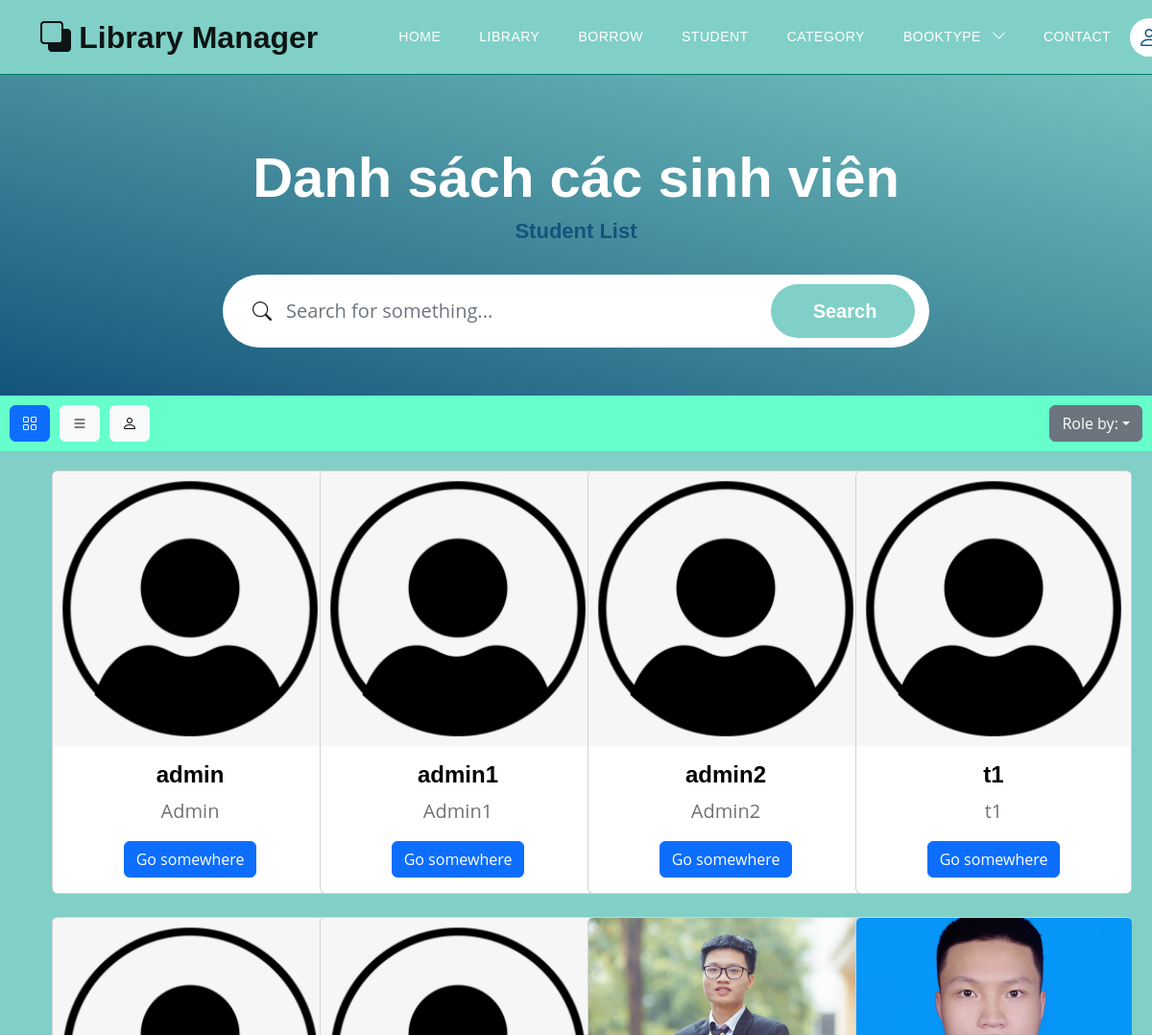
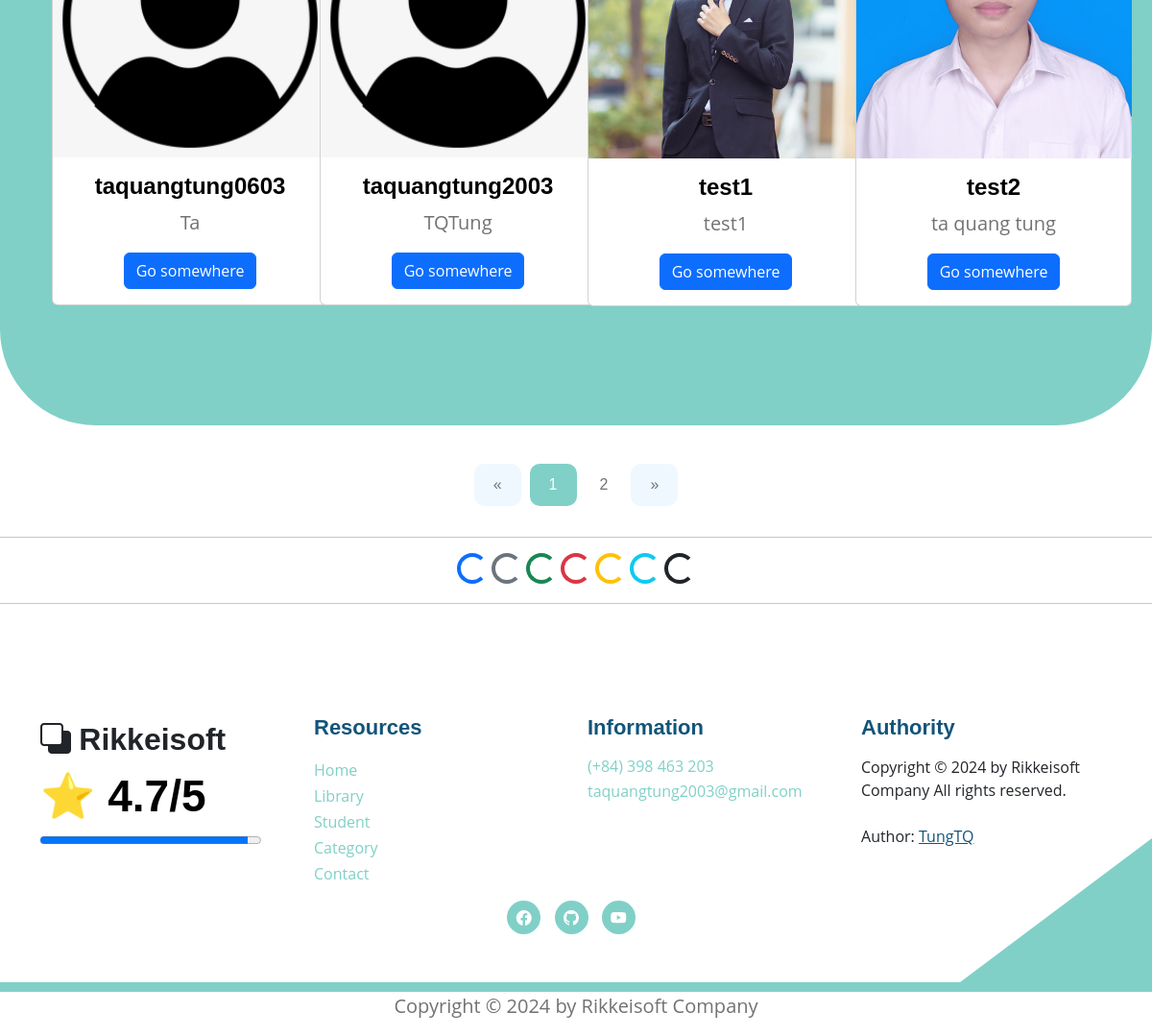
Screenshot of /users?view=0 with the database file from the repository (2 pictures, top to bottom).
### models.py (models this page shows)
class User(Base):
    __tablename__ = 'users'
    username = Column(String(30), primary_key=True, unique=True, index=True)
    fullname = Column(String(100), index=True)
    email = Column(String(100), index=True)
    password = Column(String(100), index=True)
    role = Column(Integer, index=True)
    delete_flag = Column(Integer, index=True)
    avatar = Column(String(500), index=True, nullable=True)     # Trường thông tin avatar
    books = relationship("Book", back_populates="user")
    comments = relationship("CommentBook", back_populates="usercomment")
    join_requests = relationship('JoinAdmin', back_populates='user')

### routers/student.py (the view)
@router.get('/users', response_class=HTMLResponse)
async def get_all_users(request: Request, view: int, page: int = Query(1, gt=0), page_size: int = Query(8, gt=0), page_size2: int = Query(10, gt=0), db: Session = Depends(models.get_db)):
    mean_star = function.get_mean_star(db)
    all_category2 = db.query(models.Category).filter(models.Category.delete_flag != 1).all()
    if view == 0:
        offset = (page - 1) * page_size
        all_users = db.query(models.User).filter(models.User.delete_flag == 0).order_by(models.User.username).offset(offset).limit(page_size).all()
        total_users = db.query(models.User).filter(models.User.delete_flag == 0).count()
        total_pages = (total_users + page_size - 1) // page_size    # Tinh tổng số trang sẽ có
        return templates.TemplateResponse("students/student_list.html", {
            "request": request,
            "all_users": all_users,
            "mean_star": mean_star,
            "page": page,
            "total_users": total_users,
            "total_pages": total_pages,
            "all_category2": all_category2})
    else:
        offset = (page - 1) * page_size2
        all_users = db.query(models.User).filter(models.User.delete_flag == 0).order_by(models.User.username).offset(offset).limit(page_size2).all()
        total_users = db.query(models.User).filter(models.User.delete_flag == 0).count()
        total_pages = (total_users + page_size2 - 1) // page_size2    # Tinh tổng số trang sẽ có
        return templates.TemplateResponse("students/student_doc.html", {
            "request": request,
            "all_users": all_users,
            "mean_star": mean_star,
            "page": page,
            "total_users": total_users,
            "total_pages": total_pages,
            "all_category2": all_category2})

### templates/students/student_list.html (shortened to what this page needs)
{% extends "base.html" %}
{% block content %}
<section class="hero-section d-flex justify-content-center align-items-center" id="section_1"
    style="padding-bottom: 50px;">
    <div class="container">
        <div class="row">
            <div class="col-lg-8 col-12 mx-auto">
                <h1 class="text-white text-center"> Danh sách các sinh viên </h1>
                <h6 class="text-center"> Student List </h6>
                <form action="/users/search_students?view=0" method="get" class="custom-form mt-4 pt-2 mb-lg-0 mb-5"
                    role="search">
                    <div class="input-group input-group-lg">
                        <span class="input-group-text bi-search" id="basic-addon1">
                        </span>
                        <input name="searching" type="search" class="form-control" id="searching"
                            placeholder="Search for something..." aria-label="Search">
                        <button type="submit" class="form-control">Search</button>
                    </div>
                </form>
            </div>
        </div>
    </div>
</section>
<div style="background-color: #66FFCC; display: flex; justify-content: space-between; align-items: center; padding: 10px;">
    <div class="button-container" style="display: flex;">
        <button class="btn btn-primary button" style="margin-right: 10px;">
            <a href="/users?view=0" style="color: inherit; text-decoration: none;">
                <i class="bi bi-grid"></i>
            </a>
        </button>
        <button class="btn btn-light button" style="margin-right: 10px;">
            <a href="/users?view=1" style="color: inherit; text-decoration: none;">
                <i class="bi bi-list"></i>
            </a>
        </button>
        <button class="btn btn-light button">
            <a href="/authority/requirements" style="color: inherit; text-decoration: none;">
                <i class="bi bi-person"></i>
            </a>
        </button>
    </div>
    <div class="dropdown" style="text-align: right;">
        <button class="btn btn-secondary dropdown-toggle" type="button" data-bs-toggle="dropdown" aria-expanded="false">Role by:</button>
    </div>
</div>
<section class="featured-section" style="padding-top: 10px">
    <div class="container">
        <div class="container text-center bg-body-secondary">
            <div style="padding-top: 110px;">
                <div class="row">
                    {% for student in all_users %}
                    <div class="col-md-6 col-lg-4 col-xl-3 mb-4">
                        <div class="card" style="width: 18rem;">
                            {% if student.avatar %}
                                <img src="/static/media/{{student.avatar}}" class="card-img-top"
                                alt="https://placehold.co/200x150"
                                style="object-fit: cover; width:287px; height: 287px;
                                    transition: transform 0.3s ease-in-out, filter 0.3s ease-in-out;"
                                onmouseover="this.style.transform='scale(1.1)'; this.style.filter='brightness(80%)';"
                                onmouseout="this.style.transform='scale(1)'; this.style.filter='brightness(100%)';">
                            {% else %}
                                <img src="/static/images/default_avatar.png" class="card-img-top"
                                alt="https://placehold.co/200x150"
                                style="transition: transform 0.3s ease-in-out, filter 0.3s ease-in-out;"
                                onmouseover="this.style.transform='scale(1.1)'; this.style.filter='brightness(80%)';"
                                onmouseout="this.style.transform='scale(1)'; this.style.filter='brightness(100%)';">
                            {% endif %}
                            <div class="card-body">
                                <h5 class="card-title"> {{student.username}} </h5>
                                <p class="card-text"> {{student.fullname}} </p>
                                {% if request.cookies.get('token') %}
                                <div class="btn-group mt-auto" role="group" aria-label="Button Click">
                                    <a href="users/detail_student?username_choice={{student.username}}" class="btn btn-primary"> Show Infor </a>
                                    <a href="users/get_admin?finded_username={{student.username}}" class="btn btn-warning"> Change Rule </a>
                                </div>
                                {% else %}
                                <a href="users/detail_student?username_choice={{student.username}}" class="btn btn-primary">Go somewhere</a>
                                {% endif %}
                            </div>
                        </div>
                    </div>
                    {% endfor %}
                </div>
            </div>
        </div>
    </div>
</section>
<div style="text-align: center;">
    <nav aria-label="Page navigation example" style="display: inline-block;">
        <ul class="pagination">
            <li class="page-item {% if page == 1 %}disabled{% endif %}">
                <a class="page-link" href="/users?view=0&page={{ page - 1 }}" aria-label="Previous">
                    <span aria-hidden="true">&laquo;</span>
                </a>
            </li>
            {% for num in range(1, total_pages + 1) %}
            <li class="page-item {% if num == page %}active{% endif %}">
                <a class="page-link" href="/users?view=0&page={{ num }}">{{ num }}</a>
            </li>
            {% endfor %}
            <li class="page-item {% if page == total_pages %}disabled{% endif %}">
                <a class="page-link" href="/users?view=0&page={{ page + 1 }}" aria-label="Next">
                    <span aria-hidden="true">&raquo;</span>
                </a>
            </li>
        </ul>
    </nav>
</div>
<hr>
<div style="text-align: center;">
    <div class="spinner-border text-primary" role="status">
    </div>
    <div class="spinner-border text-secondary" role="status">
    </div>
    <div class="spinner-border text-success" role="status">
    </div>
    <div class="spinner-border text-danger" role="status">
    </div>
    <div class="spinner-border text-warning" role="status">
    </div>
    <div class="spinner-border text-info" role="status">
    </div>
    <div class="spinner-border text-dark" role="status">
    </div>
</div>
<hr>
{% endblock content %}

### static/css/templatemo-topic-listing.css (style rules this page uses)
:root { --white-color: #ffffff; --primary-color: #13547a; --secondary-color: #80d0c7; --section-bg-color: #f0f8ff; --custom-btn-bg-color: #80d0c7; --custom-btn-bg-hover-color: #13547a; --dark-color: #000000; --p-color: #717275; --border-color: #7fffd4; --link-hover-color: #13547a; --body-font-family: 'Open Sans', sans-serif; --title-font-family: 'Montserrat', sans-serif; --h1-font-size: 58px; --h2-font-size: 46px; --h3-font-size: 32px; --h4-font-size: 28px; --h5-font-size: 24px; --h6-font-size: 22px; --p-font-size: 20px; --menu-font-size: 14px; --btn-font-size: 18px; --copyright-font-size: 16px; --border-radius-large: 100px; --border-radius-medium: 20px; --border-radius-small: 10px; --font-weight-normal: 400; --font-weight-medium: 500; --font-weight-semibold: 600; --font-weight-bold: 700; }
body { background-color: var(--white-color); font-family: var(--body-font-family); }
h2, h3, h4, h5, h6 { color: var(--dark-color); }
h1, h2, h3, h4, h5, h6 { font-family: var(--title-font-family); font-weight: var(--font-weight-semibold); }
h1 { font-size: var(--h1-font-size); font-weight: var(--font-weight-bold); }
h5 { font-size: var(--h5-font-size); }
h6 { color: var(--primary-color); font-size: var(--h6-font-size); }
p { color: var(--p-color); font-size: var(--p-font-size); font-weight: var(--font-weight-normal); }
ul li { color: var(--p-color); font-size: var(--p-font-size); font-weight: var(--font-weight-normal); }
a, button { touch-action: manipulation; transition: all 0.3s; }
a { display: inline-block; color: var(--primary-color); text-decoration: none; }
.hero-section { background-image: linear-gradient(15deg, #13547a 0%, #80d0c7 100%); position: relative; overflow: hidden; padding-top: 150px; padding-bottom: 150px; }
.hero-section .input-group { background-color: var(--white-color); border-radius: var(--border-radius-large); padding: 10px 15px; }
.hero-section .input-group-text { background-color: transparent; border: 0; }
.hero-section input[type="search"] { border: 0; box-shadow: none; margin-bottom: 0; padding-left: 0; }
.hero-section button[type="submit"] { background-color: var(--primary-color); border: 0; border-radius: var(--border-radius-large) !important; color: var(--white-color); max-width: 150px; }
.featured-section { background-color: var(--secondary-color); border-radius: 0 0 100px 100px; padding-bottom: 100px; }
.featured-section .row { position: relative; bottom: 100px; margin-bottom: -100px; }
.pagination { margin-top: 40px; }
.page-link { border: 0; border-radius: var(--border-radius-small); color: var(--p-color); font-family: var(--title-font-family); margin: 0 5px; padding: 10px 20px; }
.page-item:first-child .page-link { margin-right: 10px; }
.page-item:first-child .page-link, .page-item:last-child .page-link { background-color: var(--section-bg-color); border-radius: var(--border-radius-small); }
.active>.page-link, .page-link.active { background-color: var(--secondary-color); border-color: var(--secondary-color); }
.custom-form .form-control { border-radius: var(--border-radius-large); color: var(--p-color); margin-bottom: 24px; padding-top: 13px; padding-bottom: 13px; padding-left: 20px; outline: none; }
.custom-form button[type="submit"] { background: var(--custom-btn-bg-color); border: none; border-radius: var(--border-radius-large); color: var(--white-color); font-family: var(--title-font-family); font-size: var(--p-font-size); font-weight: var(--font-weight-semibold); transition: all 0.3s; margin-bottom: 0; }

### rows the page displays
User: username "admin", fullname "Admin"
User: username "admin1", fullname "Admin1"
User: username "admin2", fullname "Admin2"
User: username "t1", fullname "t1"
User: username "taquangtung0603", fullname "Ta"
User: username "taquangtung2003", fullname "TQTung"
User: avatar (picture), username "test1", fullname "test1"
User: avatar (picture), username "test2", fullname "ta quang tung"

### other values shown
{{ num }} "1" "2"
{{ mean_star }} "4.7"
